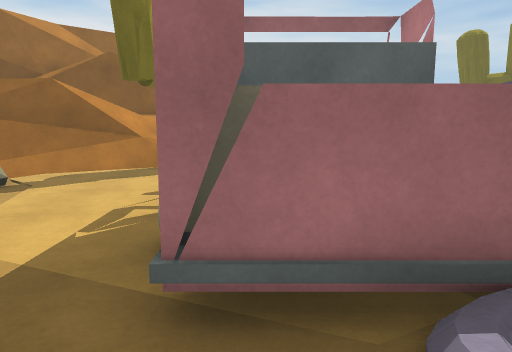
[1] (above)

24 first-person views from a walk through a 3-D level made in the Unity game engine. The camera is 1.4 m above the floor, tilts 8° down and sees 70° across. The floor is counted in squares, 1 m on a side. Each view is taken from the middle of a square. On the plan, view 1 faces up. The plan holds only what a view shows up to about 16 squares ahead; the rest is blank. The place goes on beyond the plan. The player character is not drawn.

[2]
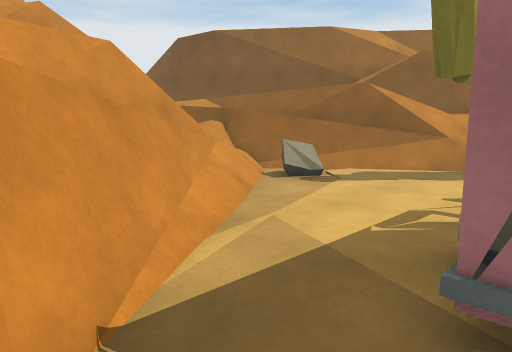

[3]
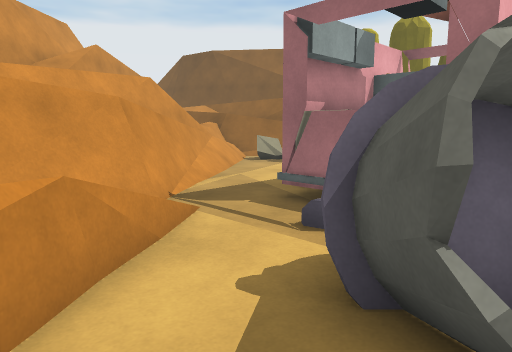

[4]
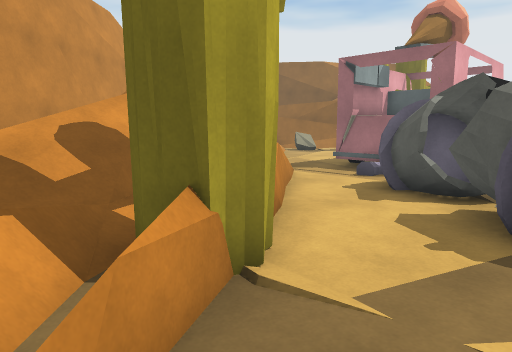

[5]
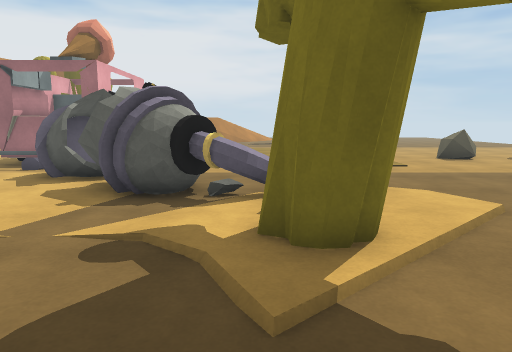

[6]
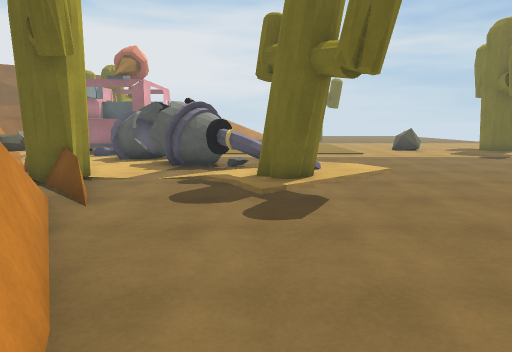

[7]
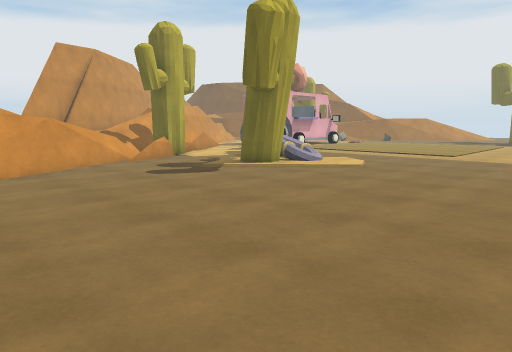

[8]
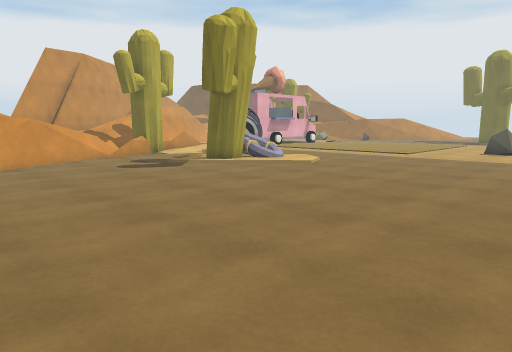

[9]
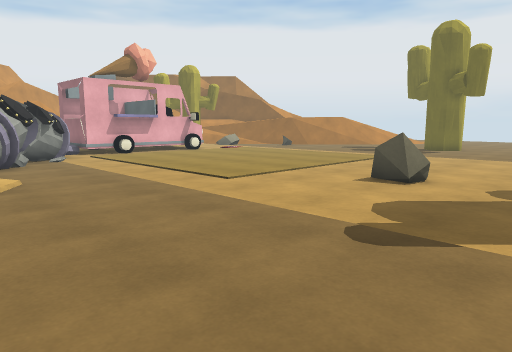

[10]
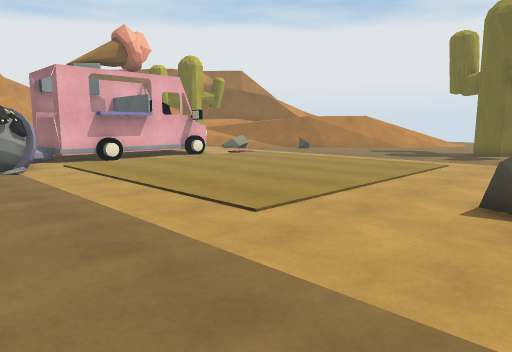

[11]
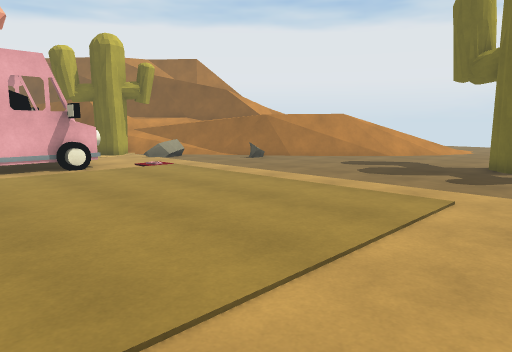

[12]
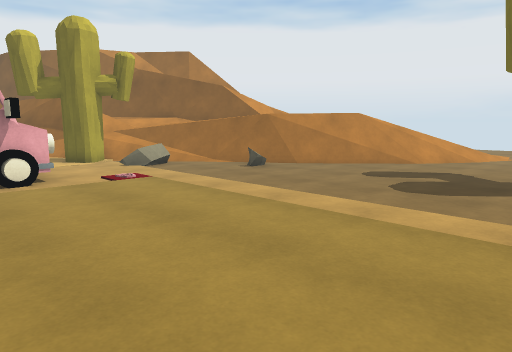

[13]
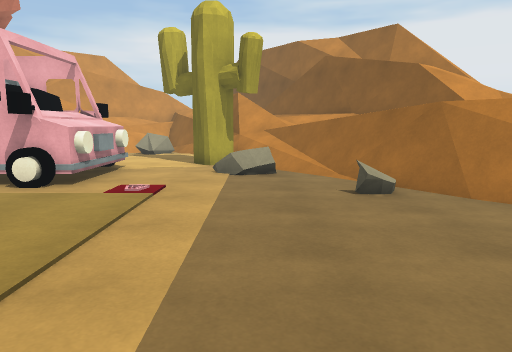

[14]
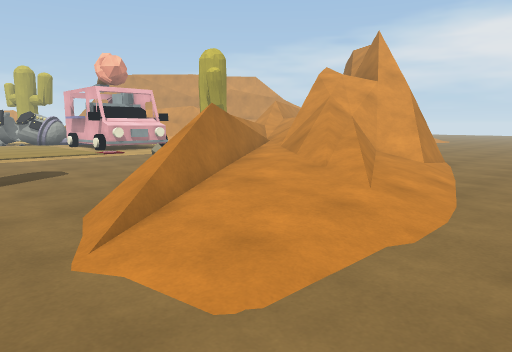

[15]
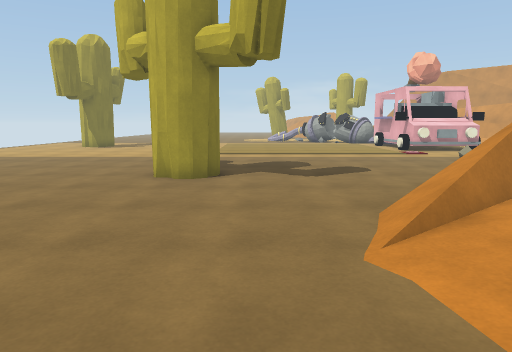

[16]
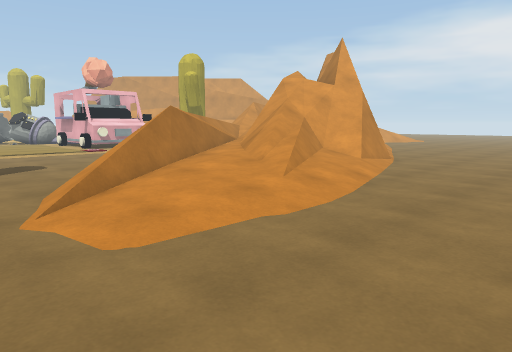

[17]
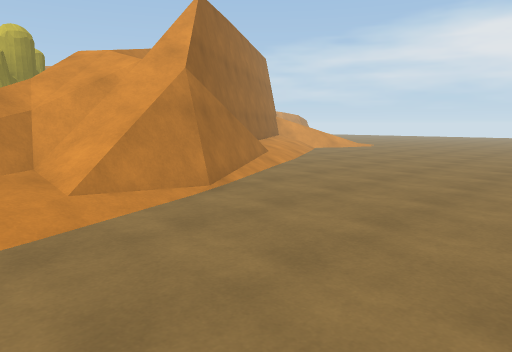

[18]
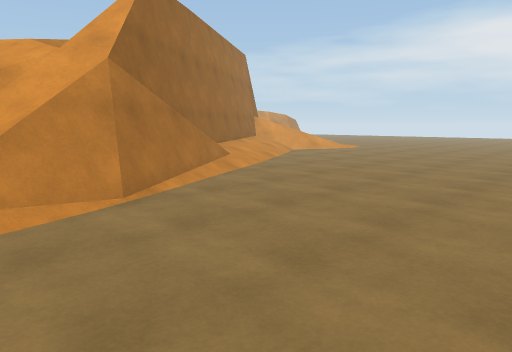

[19]
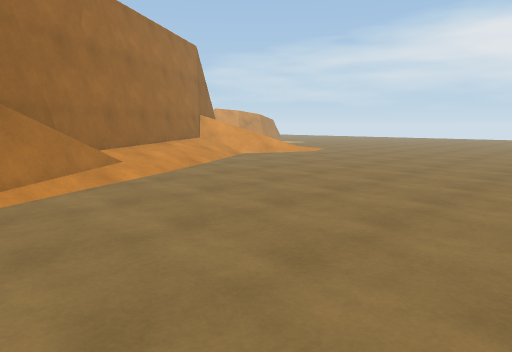

[20]
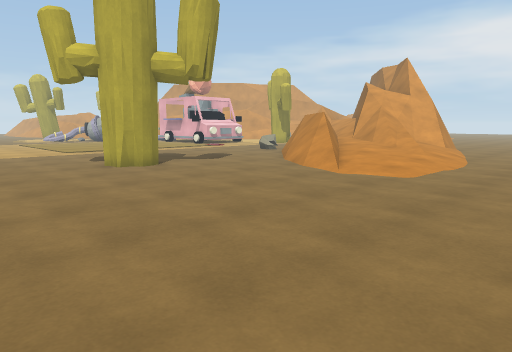

[21]
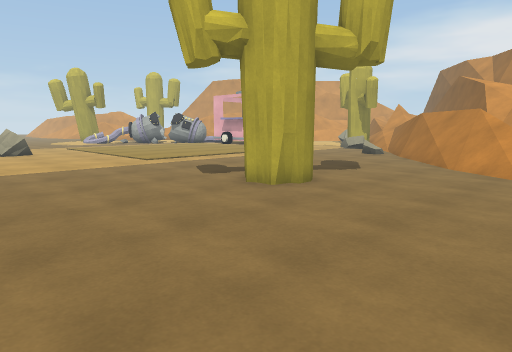

[22]
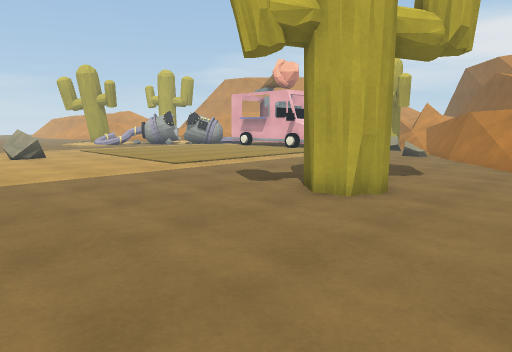

[23]
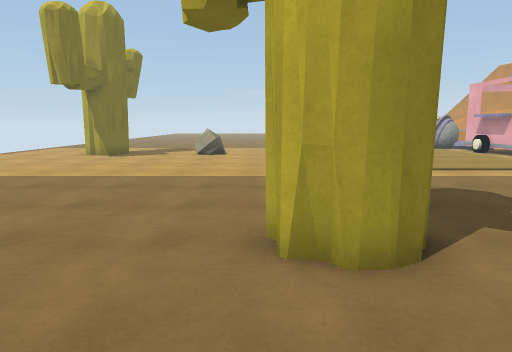

[24]
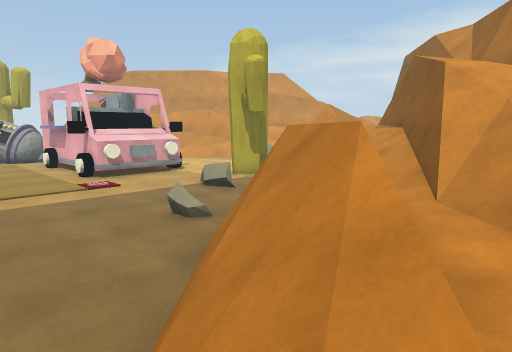

### Floor plan
Key: @ floor where view 1 was taken; # wall or solid block; x gap in a wall; . main floor; : floor 0.25 m higher than the main floor; + floor 0.5 m higher than the main floor; * floor 1 m higher than the main floor; % floor 1.25 m higher than the main floor; & floor 1.75 m higher than the main floor; $ floor 2 m higher than the main floor; / step, stairs or slope; = window, fence, low wall or low ledge; ^ raised ledge; v drop or lower ground; O other object.
Columns run from 14 left of view 1 to 20 right of it. Each row starts with its distance up from view 1.
 30           .   . .        .       .
 29   .............  ....... .......
 28 .................................
 27 .................................
 26 .................../.............
 25 .............../////:::..........
 24 .............=/////+:::/......... .
 23 ..........##=#/////++://.........
 22 ......../## //////++==//...........
 21 ....../=#v////////+==//...........
 20 ....///###=//////#=#*/............
 19 ..///#####///#=/==&==......O......
 18 ////#####=/##/// /==......OOO.....
 17 //#########/// /##=.......OO......
 16  #########//  /==.................
 15     ####/// /===..O................
 14      =   ///=O/....................
 13         =//////O...................
 12       # v#/OO..O...................
 11    =^##v=O/OOO.....................
 10  ===  #=/..........................
  9 ==$  ##O/.....OOO..................
  8   ==/=/OO....OOOOO.................
  7     ////.....OOOOO.................
  6        //....OOOOO.................
  5        ///...OOOOO............OO..O
  4         vO...OOOOO................O
  3  #=##  =v=/..OOO O................
  2  ####  ####/..OOO.................
  1    ##=  ####/... ##...............
  0     ##=#=#####@.####..............
 -1      ###==####=..####.............
 -2       ##    #===..####............
 -3        ##     O#=..###=x//.......
 -4         #      #=.....==/........ .
 -5         ## ==&*:##....OOO........
 -6          #   %%+OOO...OOO........
 -7               %++.=...............
 -8                  +//..............
 -9                   ==..............
-10                   ==..............
-11                   ##..............
-12                ==  ##.............
-13                     #.............
-14                         .........
-15                       .         . .

Where each view was taken, in squares from view 1:
view 1: 0 up, 0 right, facing up
view 2: 0 up, 0 right, facing up-left
view 3: 3 down, 4 right, facing up-left
view 4: 8 down, 6 right, facing up-left
view 5: 10 down, 8 right, facing up
view 6: 15 down, 8 right, facing up
view 7: 15 down, 18 right, facing up-left
view 8: 15 down, 20 right, facing up-left
view 9: 4 down, 20 right, facing up-left
view 10: 2 down, 17 right, facing up-left
view 11: 4 up, 15 right, facing up-left
view 12: 6 up, 13 right, facing up-left
view 13: 13 up, 11 right, facing left
view 14: 28 up, 11 right, facing down-left
view 15: 28 up, 11 right, facing down
view 16: 30 up, 11 right, facing down-left
view 17: 30 up, 2 right, facing down-left
view 18: 30 up, 0 right, facing down-left
view 19: 30 up, 4 left, facing down-left
view 20: 30 up, 19 right, facing down-left
view 21: 24 up, 20 right, facing down-left
view 22: 22 up, 20 right, facing down-left
view 23: 22 up, 14 right, facing down
view 24: 22 up, 8 right, facing down-left
